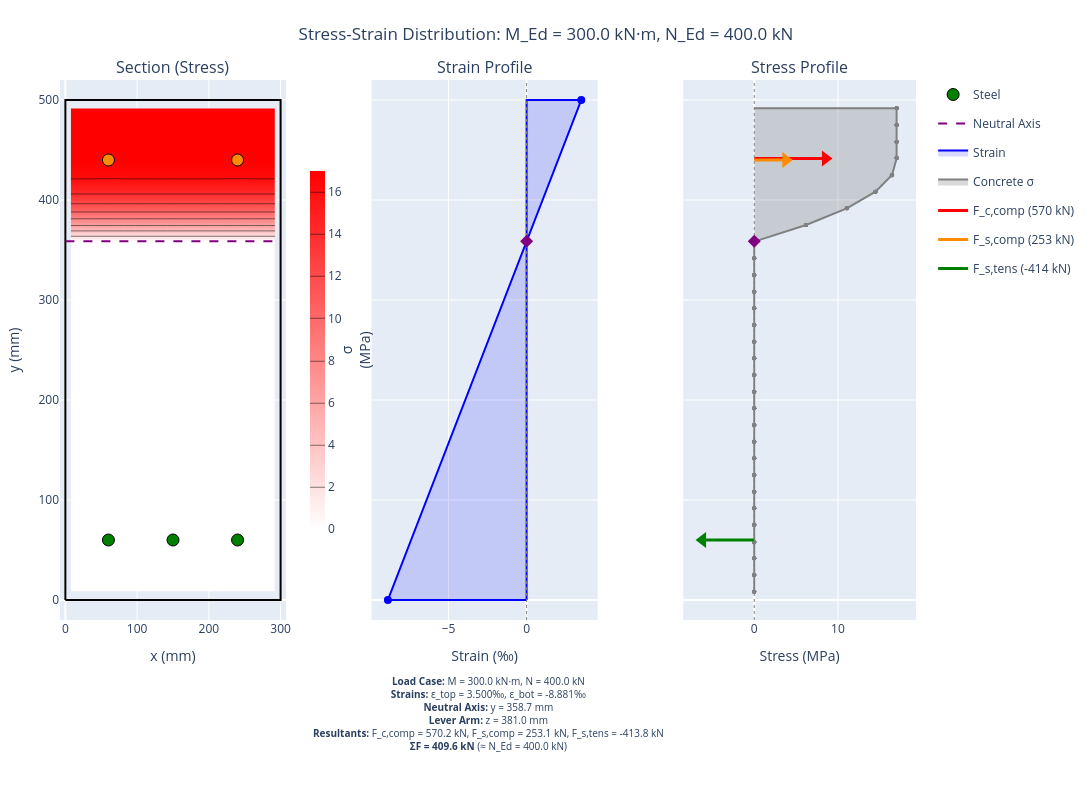

Write notebook code for a chart like this one.
### Code cell
# Create M-N interaction diagram
diagram = create_interaction_diagram(
    section=section,
    concrete=concrete,
    concrete_model_type=ConcreteModelType.PARABOLA_RECTANGLE,  # EC2 Fig 3.3
    steel_model_type=SteelModelType.INCLINED,                  # With strain hardening
    n_fibres_width=20,
    n_fibres_height=30,
)

diagram.plot_stress_strain(M_Ed=300, N_Ed=400, height=800, show=False, section_render="filled")

### Figure 1 — Plotly figure (JSON) as saved in the notebook; plotly's stock layout.template omitted (floating-point values rounded to 4 significant figures; data arrays with more than 128 entries replaced by an {"elided": "..."} marker saying what was removed)
{"data": [{"line": {"color": "black", "width": 2}, "mode": "lines", "name": "Section outline", "showlegend": false, "type": "scatter", "x": [0, 300, 300, 0, 0], "xaxis": "x", "y": [0, 0, 500, 500, 0], "yaxis": "y"}, {"colorbar": {"len": 0.7, "thickness": 15, "title": {"side": "right", "text": "σ<br>(MPa)"}, "x": 0.28, "y": 0.5}, "colorscale": [[0, "white"], [1, "red"]], "contours": {"coloring": "heatmap"}, "hovertemplate": "x: %{x:.1f} mm<br>y: %{y:.1f} mm<br>σ: %{z:.2f} MPa<extra>Concrete</extra>", "name": "Concrete", "showlegend": false, "showscale": true, "type": "contour", "x": [7.5, 22.5, 37.5, 52.5, 67.5, 82.5, 97.5, 112.5, 127.5, 142.5, 157.5, 172.5, 187.5, 202.5, 217.5, 232.5, 247.5, 262.5, 277.5, 292.5], "xaxis": "x", "y": [8.333, 25.0, 41.67, 58.33, 75.0, 91.67, 108.3, 125.0, 141.7, 158.3, 175.0, 191.7, 208.3, 225.0, 241.7, 258.3, 275.0, 291.7, 308.3, 325.0, 341.7, 358.3, 375.0, 391.7, 408.3, 425.0, 441.7, 458.3, 475.0, 491.7], "yaxis": "y", "z": {"elided": "30x20 float values"}, "zmax": 17, "zmin": 0}, {"customdata": [[-439.0, -7.396, -137.9], [-439.0, -7.396, -137.9], [-439.0, -7.396, -137.9], [402.8, 2.014, 126.6], [402.8, 2.014, 126.6]], "hovertemplate": "x: %{x:.1f} mm<br>y: %{y:.1f} mm<br>σ: %{customdata[0]:.1f} MPa<br>ε: %{customdata[1]:.3f} ‰<br>F: %{customdata[2]:.1f} kN<br><extra>Steel</extra>", "marker": {"color": ["green", "green", "green", "darkorange", "darkorange"], "line": {"color": "black", "width": 1}, "size": 12}, "mode": "markers", "name": "Steel", "showlegend": true, "type": "scatter", "x": [60.0, 150.0, 240.0, 60.0, 240.0], "xaxis": "x", "y": [60.0, 60.0, 60.0, 440.0, 440.0], "yaxis": "y"}, {"line": {"color": "purple", "dash": "dash", "width": 2}, "mode": "lines", "name": "Neutral Axis", "showlegend": true, "type": "scatter", "x": [0, 300], "xaxis": "x", "y": [358.7, 358.7], "yaxis": "y"}, {"fill": "toself", "fillcolor": "rgba(0, 0, 255, 0.15)", "hovertemplate": "ε: %{x:.3f} ‰<br>y: %{y:.1f} mm<extra></extra>", "line": {"color": "blue", "width": 2}, "mode": "lines", "name": "Strain", "type": "scatter", "x": [0, -8.881, 3.5, 0, 0], "xaxis": "x2", "y": [0, 0, 500, 500, 0], "yaxis": "y2"}, {"hovertemplate": "ε: %{x:.3f} ‰<br>y: %{y:.1f} mm<extra></extra>", "marker": {"color": "blue", "size": 8}, "mode": "markers", "showlegend": false, "type": "scatter", "x": [-8.881, 3.5], "xaxis": "x2", "y": [0, 500], "yaxis": "y2"}, {"line": {"color": "gray", "dash": "dot", "width": 1}, "mode": "lines", "showlegend": false, "type": "scatter", "x": [0, 0], "xaxis": "x2", "y": [-20, 520], "yaxis": "y2"}, {"hovertemplate": "Neutral Axis<br>y: 358.7 mm<extra></extra>", "marker": {"color": "purple", "size": 10, "symbol": "diamond"}, "mode": "markers", "name": "NA", "showlegend": false, "type": "scatter", "x": [0], "xaxis": "x2", "y": [358.7], "yaxis": "y2"}, {"fill": "toself", "fillcolor": "rgba(128, 128, 128, 0.3)", "hoverinfo": "skip", "legendgroup": "concrete_stress", "line": {"color": "gray", "width": 2}, "mode": "lines", "name": "Concrete σ", "type": "scatter", "x": {"elided": "602 float values"}, "xaxis": "x3", "y": {"elided": "602 float values"}, "yaxis": "y3"}, {"hovertemplate": "%{text}<extra>Concrete</extra>", "legendgroup": "concrete_stress", "marker": {"color": "gray", "opacity": 0.5, "size": 4}, "mode": "markers", "showlegend": false, "text": {"elided": "600 str values"}, "type": "scatter", "x": {"elided": "600 float values"}, "xaxis": "x3", "y": {"elided": "600 float values"}, "yaxis": "y3"}, {"hovertemplate": "F_c,comp = 570.2 kN<br>y = 441.5 mm<extra>Concrete Compression</extra>", "legendgroup": "F_c,comp", "line": {"color": "red", "width": 3}, "mode": "lines", "name": "F_c,comp (570 kN)", "type": "scatter", "x": [0, 8.5], "xaxis": "x3", "y": [441.5, 441.5], "yaxis": "y3"}, {"hoverinfo": "skip", "legendgroup": "F_c,comp", "marker": {"color": "red", "size": 14, "symbol": "triangle-right"}, "mode": "markers", "showlegend": false, "type": "scatter", "x": [8.5], "xaxis": "x3", "y": [441.5], "yaxis": "y3"}, {"hovertemplate": "F_s,comp = 253.1 kN<br>y = 440.0 mm<extra>Steel Compression</extra>", "legendgroup": "F_s,comp", "line": {"color": "darkorange", "width": 3}, "mode": "lines", "name": "F_s,comp (253 kN)", "type": "scatter", "x": [0, 3.773], "xaxis": "x3", "y": [440, 440], "yaxis": "y3"}, {"hoverinfo": "skip", "legendgroup": "F_s,comp", "marker": {"color": "darkorange", "size": 14, "symbol": "triangle-right"}, "mode": "markers", "showlegend": false, "type": "scatter", "x": [3.773], "xaxis": "x3", "y": [440], "yaxis": "y3"}, {"hovertemplate": "F_s,tens = -413.8 kN<br>y = 60.0 mm<extra>Steel Tension</extra>", "legendgroup": "F_s,tens", "line": {"color": "green", "width": 3}, "mode": "lines", "name": "F_s,tens (-414 kN)", "type": "scatter", "x": [0, -6.168], "xaxis": "x3", "y": [60.0, 60.0], "yaxis": "y3"}, {"hoverinfo": "skip", "legendgroup": "F_s,tens", "marker": {"color": "green", "size": 14, "symbol": "triangle-left"}, "mode": "markers", "showlegend": false, "type": "scatter", "x": [-6.168], "xaxis": "x3", "y": [60.0], "yaxis": "y3"}, {"line": {"color": "gray", "dash": "dot", "width": 1}, "mode": "lines", "showlegend": false, "type": "scatter", "x": [0, 0], "xaxis": "x3", "y": [-20, 520], "yaxis": "y3"}, {"hovertemplate": "Neutral Axis<br>y: 358.7 mm<extra></extra>", "marker": {"color": "purple", "size": 10, "symbol": "diamond"}, "mode": "markers", "showlegend": false, "type": "scatter", "x": [0], "xaxis": "x3", "y": [358.7], "yaxis": "y3"}], "layout": {"annotations": [{"font": {"size": 16}, "showarrow": false, "text": "Section (Stress)", "x": 0.132, "xanchor": "center", "xref": "paper", "y": 1, "yanchor": "bottom", "yref": "paper"}, {"font": {"size": 16}, "showarrow": false, "text": "Strain Profile", "x": 0.496, "xanchor": "center", "xref": "paper", "y": 1, "yanchor": "bottom", "yref": "paper"}, {"font": {"size": 16}, "showarrow": false, "text": "Stress Profile", "x": 0.864, "xanchor": "center", "xref": "paper", "y": 1, "yanchor": "bottom", "yref": "paper"}, {"align": "center", "font": {"size": 10}, "showarrow": false, "text": "<b>Load Case:</b> M = 300.0 kN·m, N = 400.0 kN<br><b>Strains:</b> ε_top = 3.500‰, ε_bot = -8.881‰<br><b>Neutral Axis:</b> y = 358.7 mm<br><b>Lever Arm:</b> z = 381.0 mm<br><b>Resultants:</b> F_c,comp = 570.2 kN, F_s,comp = 253.1 kN, F_s,tens = -413.8 kN<br><b>ΣF = 409.6 kN</b> (≈ N_Ed = 400.0 kN)", "x": 0.5, "xref": "paper", "y": -0.25, "yref": "paper"}], "height": 800, "legend": {"x": 1.02, "y": 1}, "margin": {"b": 180, "l": 60, "r": 120, "t": 80}, "showlegend": true, "title": {"text": "Stress-Strain Distribution: M_Ed = 300.0 kN·m, N_Ed = 400.0 kN", "x": 0.5}, "width": 1200, "xaxis": {"anchor": "y", "domain": [0, 0.264], "range": [-7.5, 307.5], "title": {"text": "x (mm)"}}, "xaxis2": {"anchor": "y2", "domain": [0.364, 0.628], "title": {"text": "Strain (‰)"}}, "xaxis3": {"anchor": "y3", "domain": [0.728, 1], "range": [-8.485, 19.32], "title": {"text": "Stress (MPa)"}}, "yaxis": {"anchor": "x", "domain": [0, 1], "range": [-20, 520], "title": {"text": "y (mm)"}}, "yaxis2": {"anchor": "x2", "domain": [0, 1], "matches": "y", "showticklabels": false}, "yaxis3": {"anchor": "x3", "domain": [0, 1], "matches": "y", "showticklabels": false}}}
